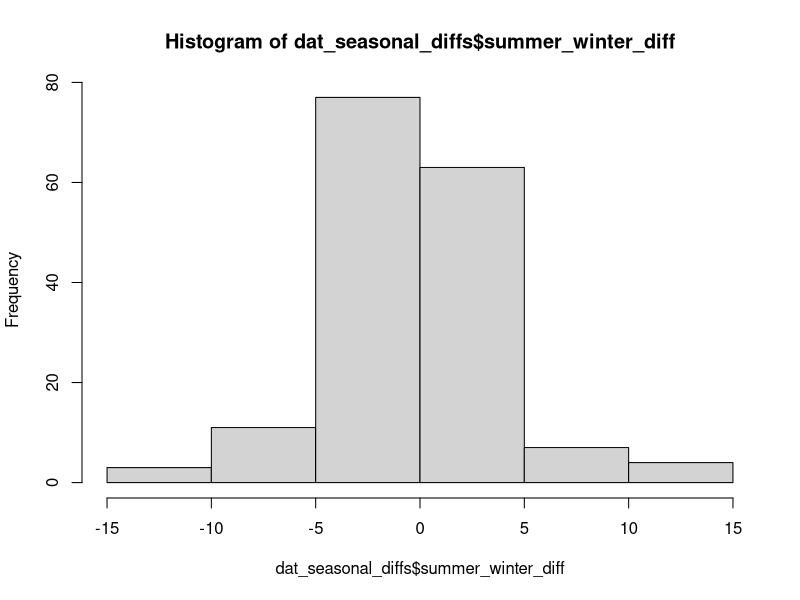
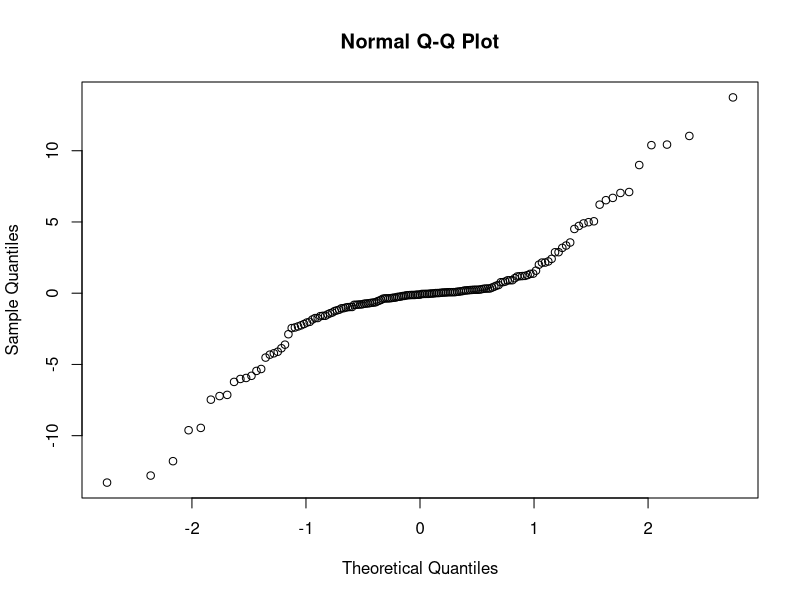
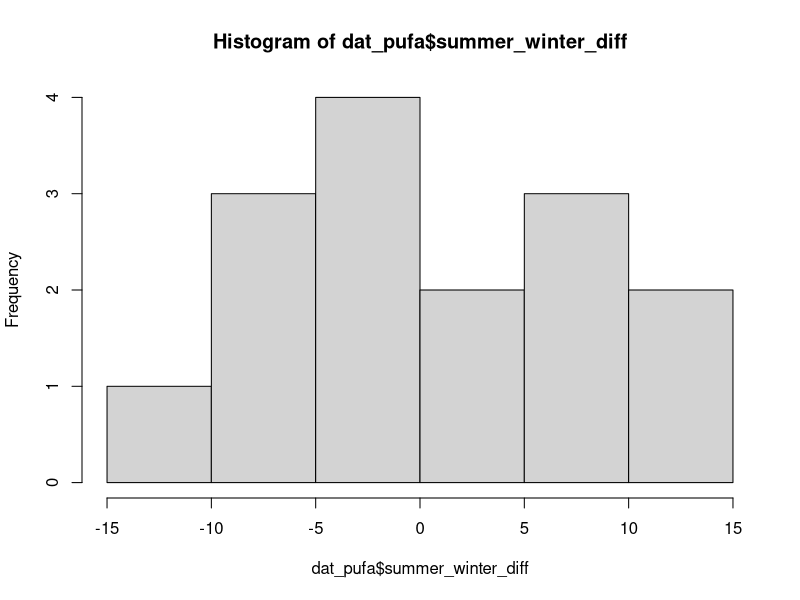
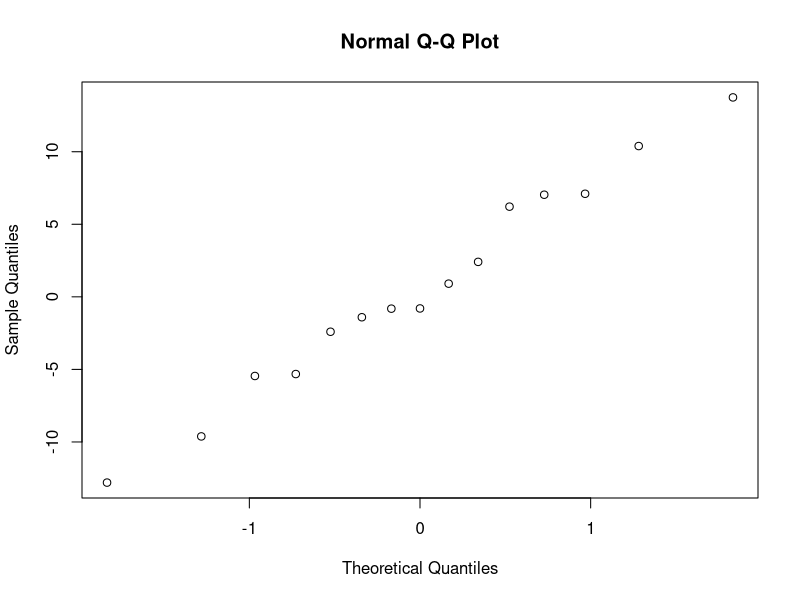
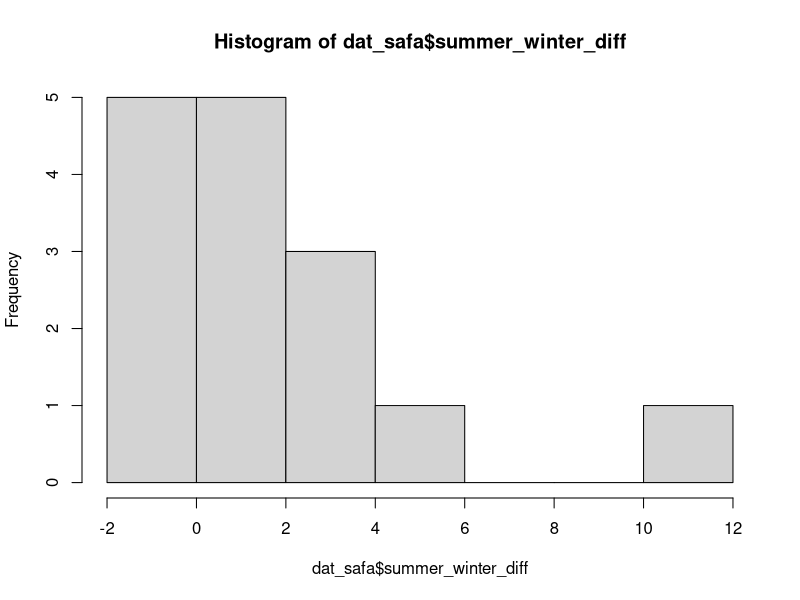
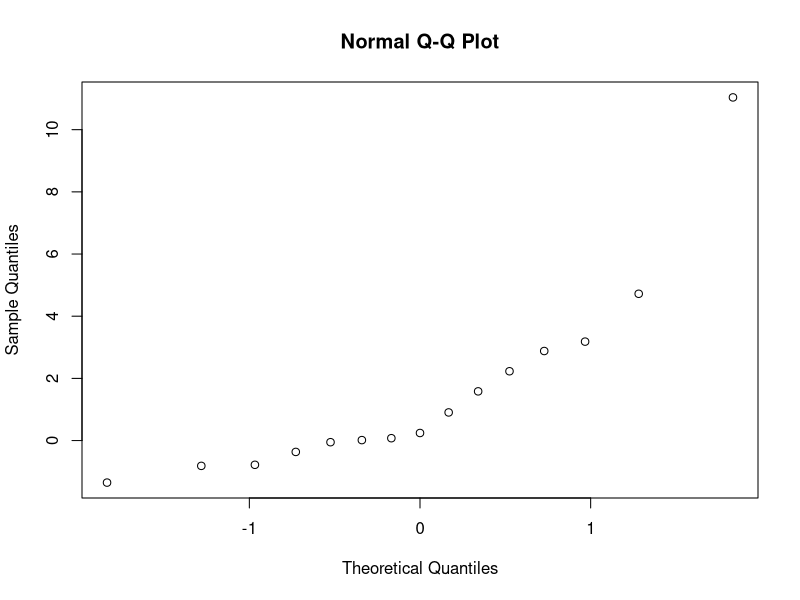

Write the R code that produced these figures, in order. (Note: this script raises an error after producing the figures.)
#=========================================================#
## ===================== OVERVIEW ====================== ##
#=========================================================#

#see "euli_fa_alternate_aggregate.R" for processing up to this point
#reads in full_dat_weighted_comm_agg from that script
#aggregated to lake/season (means, collapsed over years)

# 1)
# for each lake, summer - winter as response variable
# is this signif diff from zero?
# do for FA props (so...differencing proportions...)
# do confidence intervals overlap with zero?
# 
# 2)
# euli lakes - look at trophic state
# difference data as response
# does, say TP, affect PUFAs/SAFAs?
# 
# basically, more on euli lakes (difference, trophic, maybe secchi)

#=========================================================#
## ================= GETTING STARTED =================== ##
#=========================================================#

#libraries
library(dplyr)
library(reshape2)
library(tidyr)
library(ggplot2)

# ----> read in data

dat <- read.csv("../Data/EULI_lake_seasonal_community_FAs.csv", stringsAsFactors = FALSE)

head(dat)

#=========================================================#
## ================ SEASONAL DIFFERENCES =============== ##
#=========================================================#

# ----> find seasonal differences

#reorganize so season across top
dat_seasonal <- dat %>% 
  #make long
  melt(id.vars = c("lakename", "n_years", "season")) %>% 
  #split variable into agg and type
  separate(variable, into =c("agg", "FA_type"), sep = "__") %>% 
  #keep only averages
  filter(agg == "seasonal_avg") %>% 
  #remove that column
  select(-agg) %>% 
  #make wide
  dcast(lakename + n_years + FA_type ~ season, value.var = "value")

#find differences (summer-winter)
dat_seasonal_diffs <- dat_seasonal %>% 
  mutate(summer_winter_diff = iceoff - iceon) 

# ----> one sample t-test - are diffs diff from zero?

#is sample mean (mean of all diffs) different from zero?
#not sure that's exactly what we want...

#one value per lake/season/FA_type

#quick check for normality (across ALL fa types)
hist(dat_seasonal_diffs$summer_winter_diff)
#not bad

#null of normality
shapiro.test(dat_seasonal_diffs$summer_winter_diff)
#hmmm, reject null

#plot
qqnorm(dat_seasonal_diffs$summer_winter_diff)
#yeah...not really normal

#well, testing anyways...

#one sample t-test
t.test(dat_seasonal_diffs$summer_winter_diff, mu=0, alternative = "two.sided")

# data:  dat_seasonal_diffs$summer_winter_diff
# t = -0.71741, df = 164, p-value = 0.4741
# alternative hypothesis: true mean is not equal to 0
# 95 percent confidence interval:
#   -0.7761753  0.3624698
# sample estimates:
#   mean of x 
# -0.2068528 

#confidence interval includes zero


# ----> PUFA only

dat_pufa <- dat_seasonal_diffs %>% 
  filter(FA_type == "MUFA_perc")

hist(dat_pufa$summer_winter_diff)
#not really...
qqnorm(dat_pufa$summer_winter_diff)
#meh

t.test(dat_pufa$summer_winter_diff, mu=0, alternative = "two.sided")
# data:  dat_pufa$summer_winter_diff
# t = 0.3223, df = 14, p-value = 0.752
# alternative hypothesis: true mean is not equal to 0
# 95 percent confidence interval:
#   -3.466713  4.692852
# sample estimates:
#   mean of x 
# 0.6130696 

#CI crosses zero

# ----> SAFA only

dat_safa <- dat_seasonal_diffs %>% 
  filter(FA_type == "SAFA_perc")

hist(dat_safa$summer_winter_diff)
#skewed
qqnorm(dat_safa$summer_winter_diff)
#yeah, not normal

#but testing just because

t.test(dat_safa$summer_winter_diff, mu=0, alternative = "two.sided")
# data:  dat_safa$summer_winter_diff
# t = 1.9383, df = 14, p-value = 0.07302
# alternative hypothesis: true mean is not equal to 0
# 95 percent confidence interval:
#   -0.1669648  3.3014506
# sample estimates:
#   mean of x 
# 1.567243 

#again, crosses zero

#=========================================================#
## =================== TROPHIC STATE =================== ##
#=========================================================#

euli_full <- read.csv("../Data/under_ice_data.csv", stringsAsFactors = FALSE)

#smaller subset
euli_small <- euli_full %>% 
  select(lakename, year, season, watertemp,
         avetotphos, avetotdissphos, 
         avetotnitro, avetotdissnitro,
         avetotdoc, avecolor, avechla)

#merge, keep only lakes of interest
euli_fa <- merge(dat, euli_small, by = c("lakename", "year", "season"), all.x = TRUE)

head(euli_fa)
summary(euli_fa)
#various missing - work with what have
